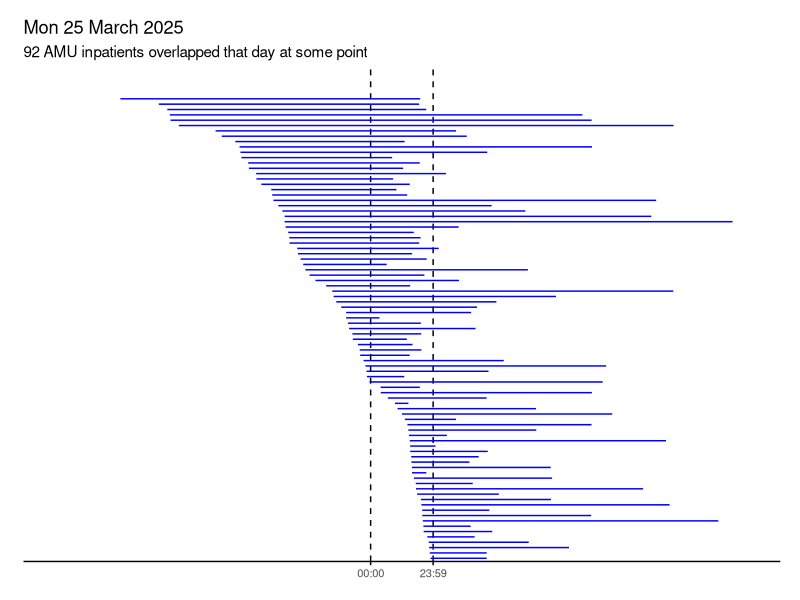

This figure's R source:
# amu five years - the geom_segment() thing for AMU length of stay


# load packages -----------------------------------------------------------

library(readxl)
library(tidyverse)


# import data -------------------------------------------------------------

df_01 <-
  read_xlsx("data/amu_five_years.xlsx")


# grab a day --------------------------------------------------------------

# FOURTH MONDAY IN MARCH
# MON 23 MARCH 2020
# MON 22 MARCH 2021
# MON 28 MARCH 2022
# MON 27 MARCH 2023
# MON 25 MARCH 2024

df_02 <-
  df_01 |> 
  filter(AMU_DISCHARGE_DATETIME >= '2024-03-25 00:00' &
           AMU_ADMISSION_DATETIME <= '2024-03-25 23:59') |> 
  arrange(AMU_ADMISSION_DATETIME) |> 
  mutate(new_uai = paste0("A-", UNIQUE_ADMISSION_IDENTIFIER)) |> 
  mutate(f_start = if_else(AMU_ADMISSION_DATETIME < '2024-03-25 00:00', 
                           as.POSIXct('2024-03-25 00:00',
                                      tz = "UTC"), 
                           as.POSIXct(AMU_ADMISSION_DATETIME,
                                      tz = "UTC"))) |> 
  mutate(f_end = if_else(AMU_DISCHARGE_DATETIME > '2024-03-25 23:59', 
                           as.POSIXct('2024-03-25 23:59',
                                      tz = "UTC"), 
                           as.POSIXct(AMU_DISCHARGE_DATETIME,
                                      tz = "UTC"))) |> 
  arrange(desc(f_start))

amu_mean_los <- mean(df_02$AMU_LOS_HOURS)

# draw a graph ------------------------------------------------------------

ggplot(data = df_02) +
  aes(y = reorder(new_uai,
                  desc(AMU_ADMISSION_DATETIME))) +
  geom_segment(aes(x = as.POSIXct(AMU_ADMISSION_DATETIME),
                   xend = as.POSIXct(AMU_DISCHARGE_DATETIME)),
               colour = "blue") +
  scale_x_datetime(limits = c(as.POSIXct('2024-03-20 00:00'),
                              as.POSIXct('2024-03-31 00:00')),
                   breaks = c(as.POSIXct('2024-03-25 00:00'),
                              as.POSIXct('2024-03-25 23:59')),
                   date_labels = "%H:%M") +
  labs(title = "Mon 25 March 2025",
       subtitle = "92 AMU inpatients overlapped that day at some point",
       x = NULL,
       y = NULL) +
  theme_minimal() +
  theme(legend.position = "none",
        panel.grid.major.y = element_blank(),
        panel.grid.major.x = element_line(linetype = "dashed",
                                          colour = "black"),
        panel.grid.minor.y = element_blank(),
        panel.grid.minor.x = element_blank(),
        axis.ticks.x = element_line(),
        axis.text.y = element_blank(),
        axis.text.x = element_text(size = 8),
        axis.line.x = element_line(),
        plot.margin = unit(c(0.5,0.5,0.5,0.5), "cm"))

               